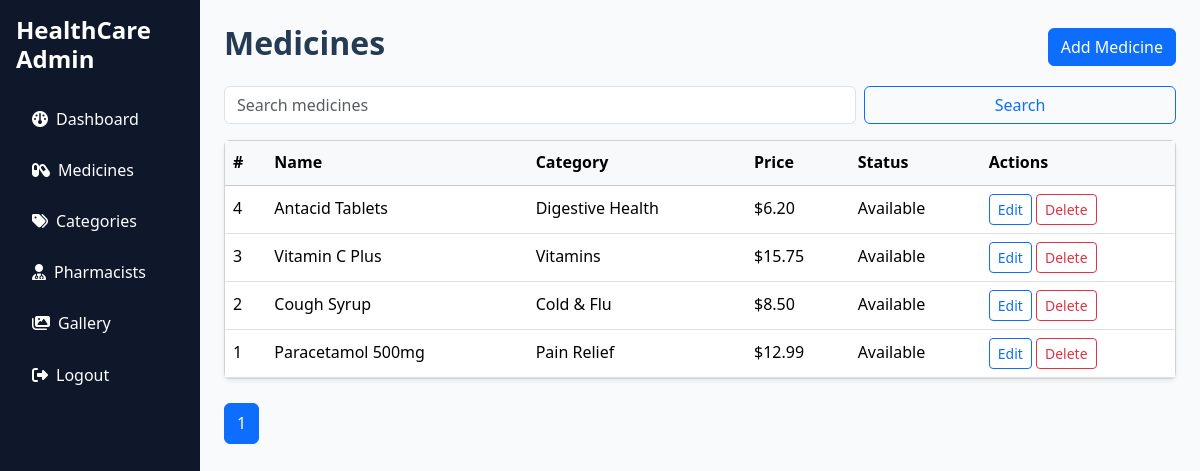
The page /admin/medicines.php (signed in) on the database its author committed.
### tables this page shows
CREATE TABLE medicines (
    id INT AUTO_INCREMENT PRIMARY KEY,
    name VARCHAR(150) NOT NULL,
    category_id INT NULL,
    price DECIMAL(10,2) NOT NULL,
    description TEXT NOT NULL,
    availability TINYINT(1) DEFAULT 1,
    status TINYINT(1) DEFAULT 1,
    image VARCHAR(255) DEFAULT 'default.jpg',
    created_at TIMESTAMP DEFAULT CURRENT_TIMESTAMP,
    CONSTRAINT fk_medicines_category
        FOREIGN KEY (category_id) REFERENCES categories(id)
        ON DELETE SET NULL
        ON UPDATE CASCADE
);

CREATE TABLE categories (
    id INT AUTO_INCREMENT PRIMARY KEY,
    name VARCHAR(100) NOT NULL UNIQUE,
    created_at TIMESTAMP DEFAULT CURRENT_TIMESTAMP
);

### config/database.php (called while the page is built, shortened)
<?php
function sanitize_input($data): string {
    return htmlspecialchars(trim($data), ENT_QUOTES, 'UTF-8');
}
?>

### admin/medicines.php (the view, shortened to what this page needs)
<?php
require_once __DIR__ . '/../config/database.php';
$search = trim($_GET['search'] ?? '');
$page = max(1, (int)($_GET['page'] ?? 1));
$limit = 8;
$offset = ($page - 1) * $limit;
$query = 'SELECT m.*, c.name as category_name FROM medicines m LEFT JOIN categories c ON m.category_id = c.id WHERE 1=1';
$params = [];
$query .= ' ORDER BY m.id DESC LIMIT ? OFFSET ?';
$params[] = $limit;
$params[] = $offset;
$stmt = $pdo->prepare($query);
$stmt->execute($params);
$medicines = $stmt->fetchAll();
$countStmt = $pdo->prepare('SELECT COUNT(*) as total FROM medicines m LEFT JOIN categories c ON m.category_id = c.id WHERE 1=1' . ($search !== '' ? ' AND (m.name LIKE ? OR c.name LIKE ? OR m.description LIKE ?)' : ''));
if ($search !== '') {
    $countStmt->execute(['%' . $search . '%', '%' . $search . '%', '%' . $search . '%']);
} else {
    $countStmt->execute();
}
$total = $countStmt->fetch()['total'];
$totalPages = max(1, (int)ceil($total / $limit));
?>
<!DOCTYPE html>
<html lang="en">
<head>
    <link href="https://cdn.jsdelivr.net/npm/bootstrap@5.3.3/dist/css/bootstrap.min.css" rel="stylesheet">
    <link href="https://cdnjs.cloudflare.com/ajax/libs/font-awesome/6.5.2/css/all.min.css" rel="stylesheet">
    <link href="../assets/css/style.css" rel="stylesheet">
</head>
<body>
<div class="container-fluid">
    <div class="row">
        <nav class="col-md-3 col-lg-2 sidebar text-white p-3">
            <h4 class="fw-bold mb-4">HealthCare Admin</h4>
            <ul class="nav flex-column">
                <li class="nav-item mb-2"><a class="nav-link text-white" href="dashboard.php"><i class="fa-solid fa-gauge me-2"></i>Dashboard</a></li>
                <li class="nav-item mb-2"><a class="nav-link text-white" href="medicines.php"><i class="fa-solid fa-capsules me-2"></i>Medicines</a></li>
                <li class="nav-item mb-2"><a class="nav-link text-white" href="categories.php"><i class="fa-solid fa-tags me-2"></i>Categories</a></li>
                <li class="nav-item mb-2"><a class="nav-link text-white" href="pharmacists.php"><i class="fa-solid fa-user-doctor me-2"></i>Pharmacists</a></li>
                <li class="nav-item mb-2"><a class="nav-link text-white" href="gallery.php"><i class="fa-solid fa-images me-2"></i>Gallery</a></li>
                <li class="nav-item mb-2"><a class="nav-link text-white" href="logout.php"><i class="fa-solid fa-right-from-bracket me-2"></i>Logout</a></li>
            </ul>
        </nav>
        <main class="col-md-9 col-lg-10 admin-main p-4">
            <div class="d-flex justify-content-between align-items-center mb-3">
                <h2 class="fw-bold">Medicines</h2>
                <a href="medicines.php?action=add" class="btn btn-primary">Add Medicine</a>
            </div>
            <form class="row g-2 mb-3" method="get">
                <div class="col-md-8">
                    <input type="text" name="search" class="form-control" placeholder="Search medicines" value="<?php echo sanitize_input($search); ?>">
                </div>
                <div class="col-md-4">
                    <button class="btn btn-outline-primary w-100" type="submit">Search</button>
                </div>
            </form>
            <div class="card shadow-sm">
                <div class="table-responsive">
                    <table class="table table-hover align-middle mb-0">
                        <thead class="table-light">
                            <tr>
                                <th>#</th>
                                <th>Name</th>
                                <th>Category</th>
                                <th>Price</th>
                                <th>Status</th>
                                <th>Actions</th>
                            </tr>
                        </thead>
                        <tbody>
                        <?php foreach ($medicines as $medicine): ?>
                            <tr>
                                <td><?php echo $medicine['id']; ?></td>
                                <td><?php echo sanitize_input($medicine['name']); ?></td>
                                <td><?php echo sanitize_input($medicine['category_name'] ?? 'General'); ?></td>
                                <td>$<?php echo number_format($medicine['price'], 2); ?></td>
                                <td><?php echo $medicine['availability'] ? 'Available' : 'Unavailable'; ?></td>
                                <td>
                                    <a href="medicines.php?action=edit&id=<?php echo $medicine['id']; ?>" class="btn btn-sm btn-outline-primary">Edit</a>
                                    <a href="medicines.php?action=delete&id=<?php echo $medicine['id']; ?>" class="btn btn-sm btn-outline-danger" onclick="return confirm('Delete this medicine?')">Delete</a>
                                </td>
                            </tr>
                        <?php endforeach; ?>
                        </tbody>
                    </table>
                </div>
            </div>
            <nav class="mt-4">
                <ul class="pagination">
                    <?php for ($i = 1; $i <= $totalPages; $i++): ?>
                        <li class="page-item <?php echo $i === $page ? 'active' : ''; ?>">
                            <a class="page-link" href="medicines.php?page=<?php echo $i; ?>&search=<?php echo urlencode($search); ?>"><?php echo $i; ?></a>
                        </li>
                    <?php endfor; ?>
                </ul>
            </nav>
        </main>
    </div>
</div>
</body>
</html>

### assets/css/style.css (style rules this page uses)
:root { --primary: #0d6efd; --secondary: #198754; --accent: #f4f9ff; --text: #243b53; --muted: #5b6b7a; }
body { font-family: 'Segoe UI', Tahoma, Geneva, Verdana, sans-serif; line-height: 1.7; color: var(--text); background: linear-gradient(180deg, #ffffff 0%, var(--accent) 100%); }
.sidebar { min-height: 100vh; background: #0f172a; }
.admin-main { min-height: 100vh; background: #f8fafc; }
.table-responsive { overflow-x: auto; }

### rows shown on the page
medicines: id "4", name "Antacid Tablets", category.name "Digestive Health", price "6.20", availability "Available"
medicines: id "3", name "Vitamin C Plus", category.name "Vitamins", price "15.75", availability "Available"
medicines: id "2", name "Cough Syrup", category.name "Cold & Flu", price "8.50", availability "Available"
medicines: id "1", name "Paracetamol 500mg", category.name "Pain Relief", price "12.99", availability "Available"
